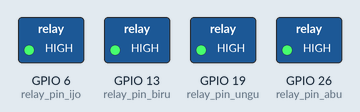
Simulated run of this program. Board: Raspberry Pi (BCM pin numbers). On the bench: switched loads named in the program (green lamp = pin HIGH). The clock reads 2024-03-15 10:24:30 at power-on unless the program sets it.

Above: at 0.1 s.
Timing chart, 0 to 1.6 s (numbered marks = the images above):
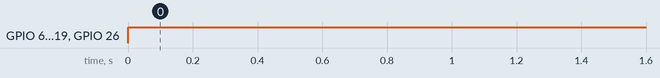

Measured:
- by itself, GPIO 6 (relay_pin_ijo), GPIO 13 (relay_pin_biru), GPIO 19 (relay_pin_ungu), GPIO 26 (relay_pin_abu): LOW → HIGH at 0.00 s

The program:

relay_lampu_otomatis_jam.py
```python
import RPi.GPIO as GPIO
import datetime
from time import sleep

#now = datetime.datetime.now()
#print ("jam skrng %s") % (now.hour)

lxon = "17:25"
lxoff = "05:30"

relay_pin_biru = 13
relay_pin_ijo = 6
relay_pin_ungu = 19
relay_pin_abu = 26

GPIO.setmode(GPIO.BCM)
GPIO.setup(relay_pin_biru, GPIO.OUT)
GPIO.output(relay_pin_biru, 1)
GPIO.setup(relay_pin_ijo, GPIO.OUT)
GPIO.output(relay_pin_ijo, 1)
GPIO.setup(relay_pin_ungu, GPIO.OUT)
GPIO.output(relay_pin_ungu, 1)
GPIO.setup(relay_pin_abu, GPIO.OUT)
GPIO.output(relay_pin_abu, 1)
i = 1
try:
    while i == 1:
        time_skr = datetime.datetime.now().strftime("%H:%M")
        if time_skr <= lxoff or time_skr >= lxon:
                GPIO.output(relay_pin_ijo, 0)
                sleep(2)
                GPIO.output(relay_pin_biru, 0)
                sleep(2)
                GPIO.output(relay_pin_ungu, 0)
                sleep(2)
                GPIO.output(relay_pin_abu, 0)
#               print (time_skr)
#               print ("diantara lx on dan lx of")
        else:
#               print (time_skr)
#               print ("diliarnya")
                GPIO.output(relay_pin_ijo, 1)
                sleep(2)
                GPIO.output(relay_pin_biru, 1)
                sleep(2)
                GPIO.output(relay_pin_ungu, 1)
                sleep(2)
                GPIO.output(relay_pin_abu, 1)
        #basic
#       if time_skr == lxon:
#               GPIO.output(relay_pin_biru, 0)
#       if time_skr == lxoff:
#               GPIO.output(relay_pin_biru, 1)
except KeyboardInterrupt:
        pass
        i=0
GPIO.cleanup()
```
